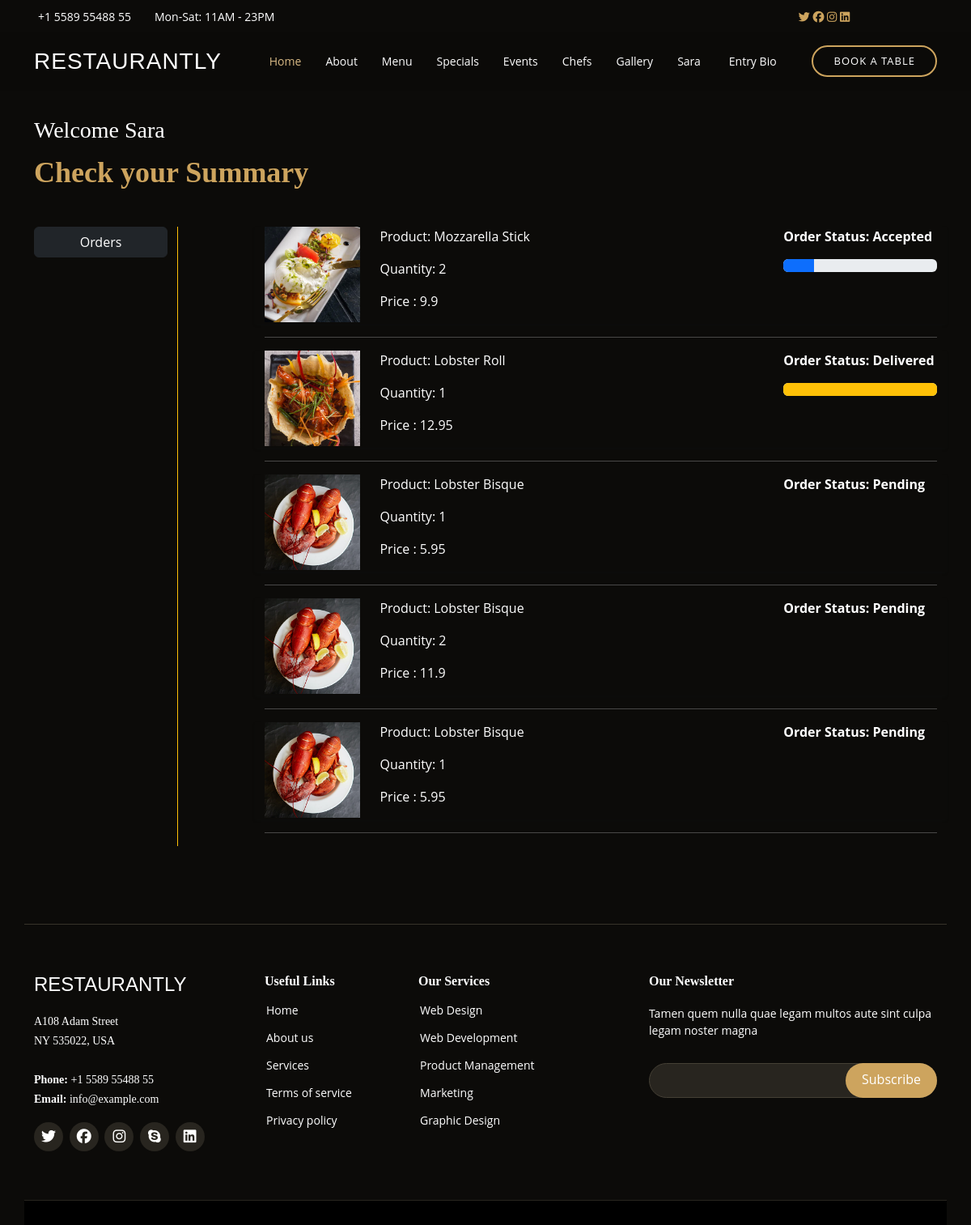
The app's page /order/ (signed in) with its own data.
### app/models.py (models this page shows, shortened)
class OrderPlaced(models.Model):
    user = models.ForeignKey(User, on_delete=models.CASCADE)
    customer = models.ForeignKey(Customer, on_delete=models.CASCADE)
    food = models.ForeignKey(AllFood, on_delete=models.CASCADE)
    quantity = models.PositiveIntegerField(default=1)
    order_date = models.DateTimeField(auto_now_add=True)
    status = models.CharField(max_length=50, choices=STATUS_CHOICES, default='Pending')
    @property
    def total_cost(self):
        return self.quantity * self.food.price

class AllFood(models.Model):
    food_name = models.CharField(max_length=50)
    desc = models.CharField(max_length=50)
    price = models.FloatField()
    category = models.CharField(choices=category_choice, max_length=10)
    food_image = models.ImageField(upload_to='FoodImage')

### app/views.py (the view)
# urls.py: path('order/', views.orders, name='order'),
@login_required
def orders(request):
    op = OrderPlaced.objects.filter(user=request.user)
    return render(request, 'order.html', {'order_placed': op})

### templates/order.html (shortened to what this page needs)
{% extends 'base.html' %}
{% block content %}
<div class="container my-5 mt-5">
 <div class="row">
         <div class="section-title mt-5">
                <h3 class="mt-5">Welcome {{request.user|capfirst}}</h3>
           <p>Check your Summary</p>
         </div>
  <div class="col-sm-2 border-end border-warning">
   <ul class="list-unstyled">
    <li class="d-grid"><a href="{% url 'order' %}" class="btn btn-dark">Orders</a></li>
   </ul>
  </div>
  <div class="col-sm-9 offset-sm-1">
   {% for op in order_placed %}
   <div class="row shadow-sm mb-3">
    <div class="col-sm-2">
     <img src="{{op.food.food_image.url}}" alt="" srcset="" class="img-fluid" height="150" width="150">
    </div>
    <div class="col-sm-7 ">
      <p>Product: {{op.food.food_name}}</p>
      <p>Quantity: {{op.quantity}}</p>
      <p>Price : {{op.total_cost}}</p>
    </div>
    <div class="col-sm-3 fw-bold">
     <p>Order Status: {{op.status}}</p>
     {% if op.status == 'Accepted' %}
         <div class="progress">
           <div class="progress-bar" role="progressbar" style="width: 20%" aria-valuenow="20" aria-valuemax="100" aria-valuemin="0">
            </div>
         </div>
     {% endif %}
       {% if op.status == 'Delivered' %}
          <div class="progress">
              <div class="progress-bar bg-warning" role="progressbar" style="width: 100%" aria-valuenow="100" aria-valuemax="100" aria-valuemin="0">
              </div>
           </div>
       {% endif %}
     </div>
    </div>
      <hr>
   {% endfor %}
  </div>
 </div>
</div>
{% endblock content %}

### templates/navbar.html (shortened to what this page needs)
  <div id="topbar" class="d-flex align-items-center fixed-top">
    <div class="container d-flex justify-content-center justify-content-md-between">
      <div class="contact-info d-flex align-items-center  col-sm-9">
        <i class="bi bi-phone d-flex align-items-center"><span>+1 5589 55488 55</span></i>
        <i class="bi bi-clock d-flex align-items-center ms-4"><span> Mon-Sat: 11AM - 23PM</span></i>
      </div>
                <div class="social col-sm-3 text-center">
                  <a href="#"><i class="fa-brands fa-twitter"></i></a>
                  <a href="#"><i class="fa-brands fa-facebook"></i></a>
                  <a href="#"><i class="fa-brands fa-instagram"></i></a>
                  <a href="#"><i class="fa-brands fa-linkedin"></i></a>
                </div>
    </div>
  </div>
  <header id="header" class="fixed-top d-flex align-items-cente">
    <div class="container-fluid container-xl d-flex align-items-center justify-content-lg-between">
      <h1 class="logo me-auto me-lg-0"><a href="{% url 'home' %}">Restaurantly</a></h1>
      <nav id="navbar" class="navbar order-last order-lg-0">
        <ul>
          <li><a class="nav-link scrollto active" href="{% url 'home' %}">Home</a></li>
          <li><a class="nav-link scrollto" href="{% url 'about' %}">About</a></li>
          <li><a class="nav-link scrollto" href="{% url 'menu' %}">Menu</a></li>
          <li><a class="nav-link scrollto" href="{% url 'special' %}">Specials</a></li>
          <li><a class="nav-link scrollto" href="{% url 'event' %}">Events</a></li>
          <li><a class="nav-link scrollto" href="{% url 'chef' %}">Chefs</a></li>
          <li><a class="nav-link scrollto" href="{% url 'gallery' %}">Gallery</a></li>
        {% if request.user.is_authenticated %}
          <li class="dropdown"><a href="{% url 'profile' %}"><span>{{request.user|capfirst}}</span> </a>
            <li><a class="nav-link scrollto" href="{% url 'biodata' %}">Entry Bio</a></li>
          </li>
          {% else %}
          <li><a class="nav-link scrollto" href="{% url 'contact' %}">Contact</a></li>
          <li><a class="nav-link scrollto" href="{% url 'login' %}">Login</a></li>
          <li><a class="nav-link scrollto" href="{% url 'signup' %}">Signup</a></li>
        </ul>
        {% endif %}
      </nav>
      <a href="{% url 'book_a_table' %}" class="book-a-table-btn scrollto d-none d-lg-flex">Book a table</a>
    </div>
  </header>

### static/css/style.css (style rules this page uses)
body { font-family: "Open Sans", sans-serif; background: #0c0b09; color: #fff; }
a { color: #cda45e; text-decoration: none; }
h1, h2, h3, h4, h5, h6 { font-family: "Playfair Display", serif; }
#topbar { height: 40px; font-size: 14px; transition: all 0.5s; z-index: 996; }
#topbar .contact-info i { font-style: normal; color: #d9ba85; }
#topbar .contact-info i span { padding-left: 5px; color: #fff; }
#header { background: rgba(12, 11, 9, 0.6); border-bottom: 1px solid rgba(12, 11, 9, 0.6); transition: all 0.5s; z-index: 997; padding: 15px 0; top: 40px; }
#header .logo { font-size: 28px; margin: 0; padding: 0; line-height: 1; font-weight: 300; letter-spacing: 1px; text-transform: uppercase; font-family: "Poppins", sans-serif; }
#header .logo a { color: #fff; }
.book-a-table-btn { margin: 0 0 0 15px; border: 2px solid #cda45e; color: #fff; border-radius: 50px; padding: 8px 25px; text-transform: uppercase; font-size: 13px; font-weight: 500; letter-spacing: 1px; transition: 0.3s; }
.navbar { padding: 0; }
.navbar ul { margin: 0; padding: 0; display: flex; list-style: none; align-items: center; }
.navbar li { position: relative; }
.navbar a, .navbar a:focus { display: flex; align-items: center; justify-content: space-between; padding: 10px 0 10px 30px; color: #fff; white-space: nowrap; transition: 0.3s; font-size: 14px; }
.navbar a:hover, .navbar .active, .navbar .active:focus, .navbar li:hover>a { color: #d9ba85; }
.section-title { padding-bottom: 40px; }
.section-title p { margin: 0; margin: 0; font-size: 36px; font-weight: 700; font-family: "Playfair Display", serif; color: #cda45e; }

### records on screen
OrderPlaced: food.food_image (picture), food.food_name "Mozzarella Stick", quantity "2", total_cost "9.9", status "Accepted"
OrderPlaced: food.food_image (picture), food.food_name "Lobster Roll", quantity "1", total_cost "12.95", status "Delivered"
OrderPlaced: food.food_image (picture), food.food_name "Lobster Bisque", quantity "1", total_cost "5.95", status "Pending"
OrderPlaced: food.food_image (picture), food.food_name "Lobster Bisque", quantity "2", total_cost "11.9", status "Pending"
OrderPlaced: food.food_image (picture), food.food_name "Lobster Bisque", quantity "1", total_cost "5.95", status "Pending"

### other values on screen
{{ request.user|capfirst }} "Sara"
